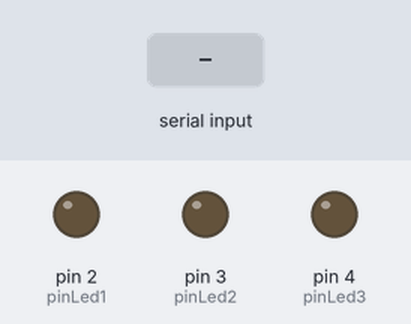
This sketch was run on a simulated Arduino Uno, built with avr-gcc and run on an emulated ATmega328P. On the bench: output pins drawn as LEDs (lit = HIGH). The inputs (shaded band) are chosen by the test bench.

Above: at 3.6 s.
3.7 s: "a" received over Serial
At 5.26 s:
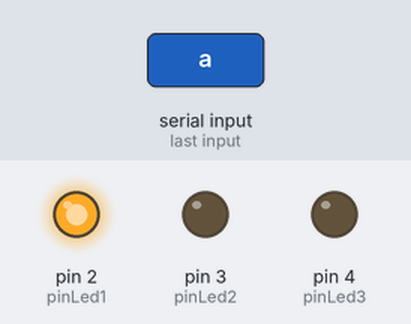
6.7 s: "c" received over Serial
At 7.96 s:
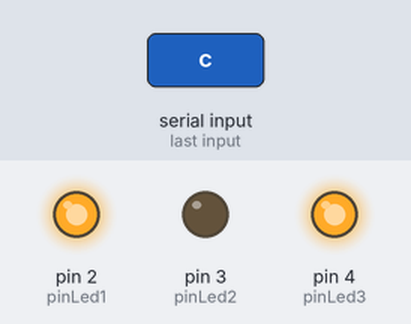
9.7 s: "a" received over Serial
At 10.67 s:
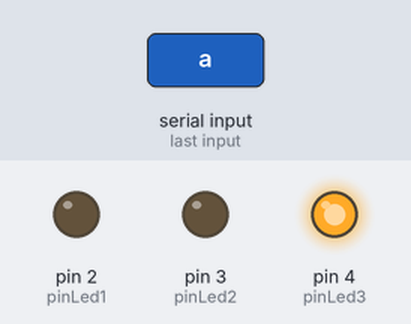
Timing chart, 0 to 39.9 s (numbered marks = the images above; inputs shaded):
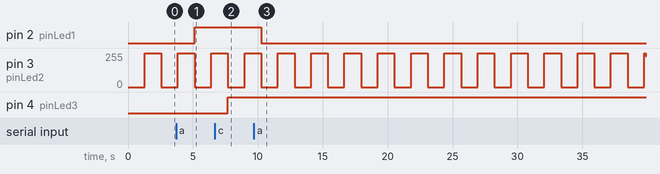

The sketch:

ejercicios-2-3-4-5.ino
```cpp
//incluir librerias

//declarar variables
byte pinLed1 = 2;
byte pinLed2 = 3;
byte pinLed3 = 4;
int tiempo = 100;// 100 milisegundos
boolean estadoA =false;
boolean estadoB =false;
boolean estadoC =false;
char inChar;
void setup(){//inicializa el estado y configuraciones de arduino
  Serial.begin(9600);// Inicia comunicacion serial con una velocidad de 9600
  for(byte i = 2; i < 5; i++){//bucle para inicializar como salidas y en estado bajo los pines 2-4
     pinMode(i,OUTPUT);
     digitalWrite(i,LOW);
  }

}
void loop(){//bucle infinito

   for(int brillo = 0; brillo < 256; brillo++){// bucle for para pin pwm le da un efecto de desvanecimiento acendente
    analogWrite(pinLed2,brillo);
    delay(5);
   }
   for(int brillo = 255; brillo >= 0; brillo--){// bucle for para pin pwm le da un efecto de desvanecimiento decendente
    analogWrite(pinLed2,brillo);
    delay(5);
   }

  while(Serial.available()){// bucle while para recibir todos los datos por el puerto serial
     inChar = (char)Serial.read();// almacenamos en un avariable tipo char todos los datos recibidos y lo convertimos en char
     switch(inChar){//condicional para diferenciar el dato enviado por comunicacion serial
      case 'a':
         estadoA = onOffLed(estadoA,pinLed1);//ejecutamos la funcion onOffLed y almacenamos el dato retornado en la variable "estadoA"
        break;
      case 'b':
          estadoB = onOffLed(estadoB,pinLed2);//ejecutamos la funcion onOffLed y almacenamos el dato retornado en la variable "estadoB"
        break;
      case 'c':
          estadoC = onOffLed(estadoC,pinLed3);//ejecutamos la funcion onOffLed y almacenamos el dato retornado en la variable "estadoC"
        break;
      default:

        break;
     }

  }
 /*
  *Descomenta para ejecutar la funcion onLed
  */
 //onLed(pinLed1,pinLed2);
 /*
  * Descomenta para parpadeo General
  */
  //parpadeoGral();

 /*parpadeo(pinLed1);
 parpadeo(pinLed2);
 parpadeo(pinLed3);
 delay(500);
 parpadeoGral();
 delay(500);
 parpadeo(pinLed3);
 parpadeo(pinLed2);
 parpadeo(pinLed1);
 delay(500);
 parpadeoGral();
 delay(500);*/

}
//funciones
int onOffLed(boolean estado, byte pin){//funcion int recibe dos parametros (estado del pin , pin para dar cambios)
   if(estado == false){
    digitalWrite(pin,HIGH);
    estado = true;
    }else{
      if(estado == true){
        digitalWrite(pin,LOW);
        estado =false;
        }
      }
  return estado;
}

int onLed(byte pinOn, byte pinOff){//funcion int recibe dos parametros (pin encender, pin apagar)
  digitalWrite(pinOn,HIGH);
  digitalWrite(pinOff,LOW);
  Serial.print("El led ");
  Serial.print (pinOn);
  Serial.println(" se encendio!!!");
  Serial.print("El led ");
  Serial.print (pinOff);
  Serial.println(" se apago!!!");

}
void juegoLed(){//funcion void no recibe parametros enciende los leds en forma decendente y retorna
  for(byte i = 2; i < 5; i++){
     digitalWrite(i,HIGH);
     delay(tiempo);
     digitalWrite(i,LOW);
  }
  delay(tiempo);
  for(byte i = 4; i > 1; i--){
     digitalWrite(i,HIGH);
     delay(tiempo);
     digitalWrite(i,LOW);
  }
  delay(tiempo);
}
void parpadeoGral(){//funcion void no recibe parametros enciende todos los leds espera el tiempo declarado y apaga todos los leds
  for(byte i = 2; i < 5; i++){
     digitalWrite(i,HIGH);
  }
  delay(tiempo);
  for(byte i = 2; i < 5; i++){
     digitalWrite(i,LOW);
  }
  delay(tiempo);
}
int parpadeo(byte pin){//funcion int recibe un paramtro el pin a encender y apagar
  digitalWrite(pin,HIGH);
  delay(tiempo);
  digitalWrite(pin,LOW);
  delay(tiempo);
}
```

Measured:
- after the input at 3.7 s, pin 2 (pinLed1): LOW → HIGH after 1.4 s
- after the input at 6.7 s, pin 4 (pinLed3): LOW → HIGH after 1.0 s
- after the input at 9.7 s, pin 2 (pinLed1): HIGH → LOW after 0.56 s
